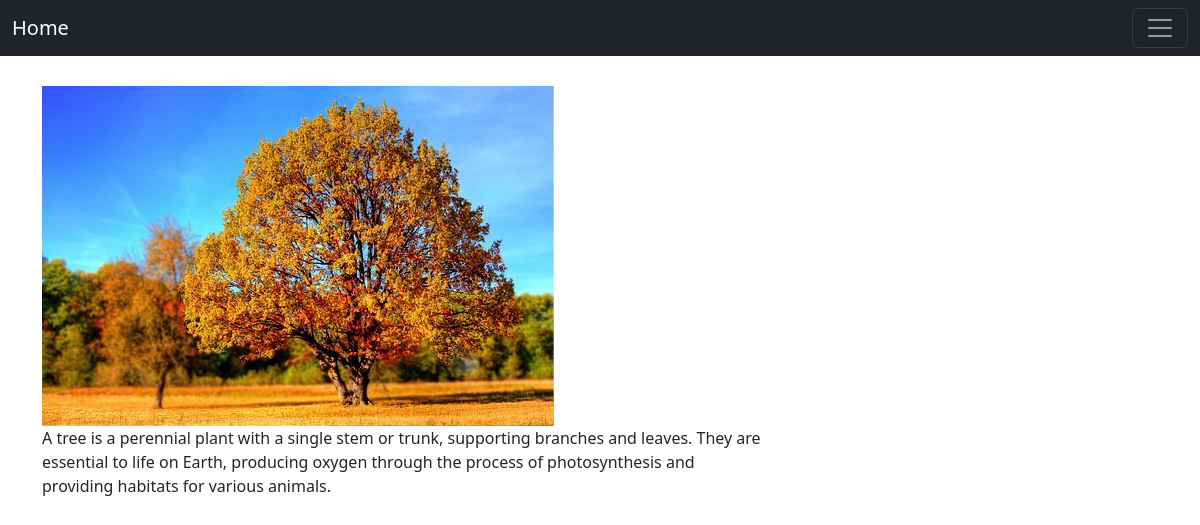
Page /photo/11 on the committed database.
### photos/models.py (models this page shows, shortened)
class Photo(models.Model):
    category = models.ForeignKey(Category, on_delete=models.SET_NULL, null=True, blank=True)
    image = models.ImageField(null=False, blank=False, max_length=None)
    description = models.TextField()

### photos/views.py (the view)
# urls.py: path('photo/<str:pk>', views.viewPhoto, name='photo'),
def viewPhoto(request, pk):
    photo = Photo.objects.get(id=pk)
    return render(request, 'photos/photo.html', context={'photo': photo})

### photos/templates/photos/photo.html
{% extends 'photos/main.html' %}
{% block content %}
    <div class="container">
        <div class="row justify-content-center">
            <div class="col">
                <div style="height: 90vh; width:90vh">
                    <img style="max-height:100%; max-width:100%" src="{{photo.image.url}}">
                    <p>{{photo.description}}</p>
                </div>
            </div>
        </div>
    </div>
{% endblock content %}

### rows in the picture
Photo: image (picture), description "A tree is a perennial plant with a single stem or trunk, supporting branches and leaves. They are essential to life on Earth, producing oxygen through the process of photosynthesis and providing habitats for various animals."
